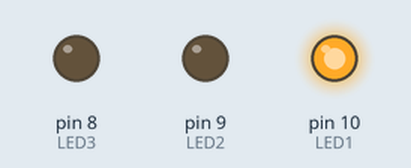
Bench run of a sketch on a simulated Arduino Uno, built with avr-gcc and run on an emulated ATmega328P. Shown: output pins drawn as LEDs (lit = HIGH).

Above: at 0.5 s.
At 2.5 s:
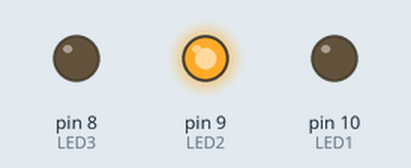
At 4.5 s:
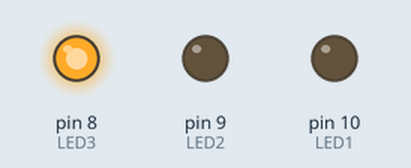
At 10.5 s:
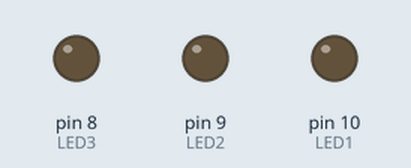
Timing chart, 0 to 11.7 s (numbered marks = the images above):
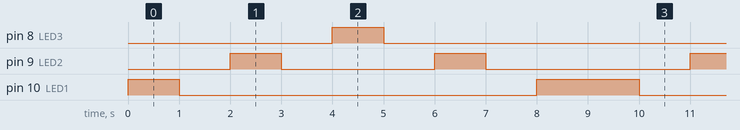

The sketch:

Ejercicio1_semaforo.ino
```cpp
#define LED1 10
#define LED2 9
#define LED3 8

void setup() {
  pinMode(LED1,OUTPUT);
  pinMode(LED2,OUTPUT);
  pinMode(LED3,OUTPUT);

}

void loop() {
  digitalWrite(LED1, HIGH);
  delay(1000);
  digitalWrite(LED1,LOW);
  delay(1000);
  digitalWrite(LED2, HIGH);
  delay(1000);
  digitalWrite(LED2,LOW);
  delay(1000);
  digitalWrite(LED3, HIGH);
  delay(1000);
  digitalWrite(LED3,LOW);
  delay(1000);
  digitalWrite(LED2, HIGH);
  delay(1000);
  digitalWrite(LED2,LOW);
  delay(1000);
  digitalWrite(LED1, HIGH);
  delay(1000);
  digitalWrite(LED1,LOW);

}
```

Measured:
- by itself, pin 8 (LED3): alternates HIGH for 1.0 s and LOW for 8.0 s
- by itself, pin 9 (LED2): repeats every 9.0 s: LOW 3.0 s, HIGH 1.0 s, LOW 4.0 s, HIGH 1.0 s
- by itself, pin 10 (LED1): repeats every 9.0 s: LOW 7.0 s, HIGH 2.0 s
